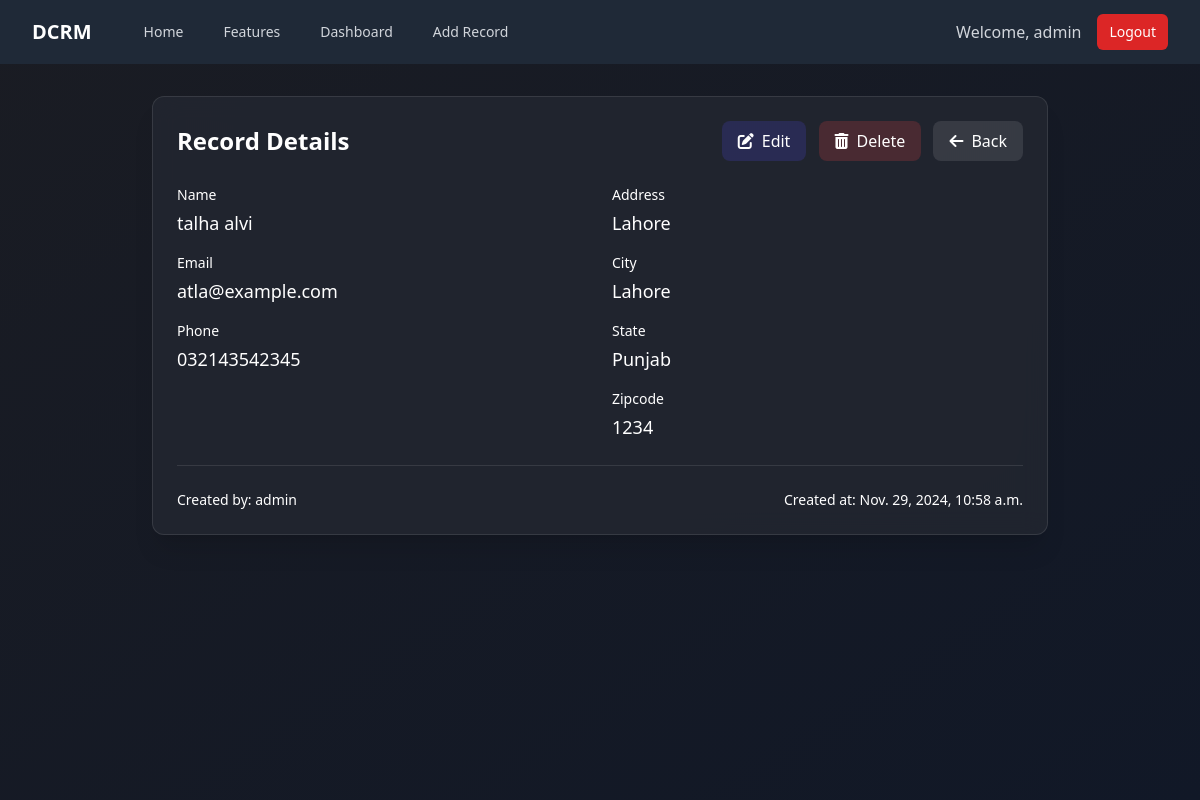
Page /record/1101 (signed in) on the committed database.
### website/models.py (models this page shows, shortened)
class Record(models.Model):
    created_at = models.DateTimeField(auto_now_add=True)
    first_name = models.CharField(max_length=50)
    last_name = models.CharField(max_length=50)
    email = models.CharField(max_length=100)
    phone = models.CharField(max_length=15)
    address = models.CharField(max_length=100)
    city = models.CharField(max_length=50)
    state = models.CharField(max_length=50)
    zipcode = models.CharField(max_length=20)
    created_by = models.ForeignKey(User, on_delete=models.CASCADE)

### website/views.py (the view)
# urls.py: path('record/<int:pk>', views.customer_record, name='record'),
@login_required
def customer_record(request, pk):
    record = get_object_or_404(Record, id=pk)
    return render(request, 'record.html', {'record': record})

### website/templates/record.html
{% extends 'base.html' %}
{% block content %}
<div class="max-w-4xl mx-auto" data-aos="fade-up">
    <div class="bg-card-bg/80 backdrop-blur-md rounded-xl border border-white/10 overflow-hidden shadow-xl">
        <div class="p-6">
            <div class="flex justify-between items-center mb-6">
                <h2 class="text-2xl font-bold text-white">Record Details</h2>
                <div class="space-x-2">
                    {% if record.created_by == user %}
                    <a href="{% url 'update_record' record.id %}" class="inline-flex items-center px-4 py-2 rounded-lg bg-primary/20 hover:bg-primary/30 text-white transition-all duration-300">
                        <i class="fas fa-edit mr-2"></i> Edit
                    </a>
                    <a href="{% url 'delete_record' record.id %}"
                       onclick="return confirm('Are you sure you want to delete this record?')"
                       class="inline-flex items-center px-4 py-2 rounded-lg bg-red-500/20 hover:bg-red-500/30 text-white transition-all duration-300">
                        <i class="fas fa-trash-alt mr-2"></i> Delete
                    </a>
                    {% endif %}
                    <a href="{% url 'home' %}" class="inline-flex items-center px-4 py-2 rounded-lg bg-white/10 hover:bg-white/20 text-white transition-all duration-300">
                        <i class="fas fa-arrow-left mr-2"></i> Back
                    </a>
                </div>
            </div>
            <div class="grid grid-cols-1 md:grid-cols-2 gap-6">
                <div class="space-y-4">
                    <div>
                        <label class="block text-sm font-medium text-white mb-1">Name</label>
                        <p class="text-white text-lg">{{ record.first_name }} {{ record.last_name }}</p>
                    </div>
                    <div>
                        <label class="block text-sm font-medium text-white mb-1">Email</label>
                        <p class="text-white text-lg">{{ record.email }}</p>
                    </div>
                    <div>
                        <label class="block text-sm font-medium text-white mb-1">Phone</label>
                        <p class="text-white text-lg">{{ record.phone }}</p>
                    </div>
                </div>
                <div class="space-y-4">
                    <div>
                        <label class="block text-sm font-medium text-white mb-1">Address</label>
                        <p class="text-white text-lg">{{ record.address }}</p>
                    </div>
                    <div>
                        <label class="block text-sm font-medium text-white mb-1">City</label>
                        <p class="text-white text-lg">{{ record.city }}</p>
                    </div>
                    <div>
                        <label class="block text-sm font-medium text-white mb-1">State</label>
                        <p class="text-white text-lg">{{ record.state }}</p>
                    </div>
                    <div>
                        <label class="block text-sm font-medium text-white mb-1">Zipcode</label>
                        <p class="text-white text-lg">{{ record.zipcode }}</p>
                    </div>
                </div>
            </div>
            <div class="mt-6 pt-6 border-t border-white/10">
                <div class="flex items-center justify-between text-sm text-white">
                    <div>
                        Created by: <span class="text-white">{{ record.created_by.username }}</span>
                    </div>
                    <div>
                        Created at: {{ record.created_at }}
                    </div>
                </div>
            </div>
        </div>
    </div>
</div>
{% endblock %}

### website/templates/base.html (shortened to what this page needs)
{% load static %}
<!DOCTYPE html>
<html lang="en" class="dark">
<head>
    <script src="https://cdn.tailwindcss.com"></script>
    <link rel="stylesheet" href="https://cdnjs.cloudflare.com/ajax/libs/font-awesome/6.0.0/css/all.min.css">
    <link rel="stylesheet" href="https://unpkg.com/aos@next/dist/aos.css" />
    <link rel="stylesheet" href="{% static 'css/main.css' %}">
</head>
<body class="bg-gradient-to-br from-semi-dark to-gray-900 min-h-screen text-gray-200">
    {% include 'navbar.html' %}
    <main class="container mx-auto px-4 py-8">
        <div class="content-wrapper" data-aos="fade-up" data-aos-duration="1000">
            {% block content %}
            {% endblock %}
        </div>
    </main>
</body>
</html>

### website/templates/navbar.html
{% load static %}
<nav class="bg-gray-800">
    <div class="max-w-7xl mx-auto px-4 sm:px-6 lg:px-8">
        <div class="flex items-center justify-between h-16">
            <div class="flex items-center">
                <div class="flex-shrink-0">
                    <a href="{% url 'home' %}" class="text-white font-bold text-xl">DCRM</a>
                </div>
                <div class="hidden md:block">
                    <div class="ml-10 flex items-baseline space-x-4">
                        <a href="{% url 'home' %}"
                            class="text-gray-300 hover:bg-gray-700 hover:text-white px-3 py-2 rounded-md text-sm font-medium">Home</a>
                        <a href="{% url 'features' %}"
                            class="text-gray-300 hover:bg-gray-700 hover:text-white px-3 py-2 rounded-md text-sm font-medium">Features</a>
                        {% if user.is_authenticated %}
                        <a href="{% url 'dashboard' %}"
                            class="text-gray-300 hover:bg-gray-700 hover:text-white px-3 py-2 rounded-md text-sm font-medium">Dashboard</a>
                        <a href="{% url 'add_record' %}"
                            class="text-gray-300 hover:bg-gray-700 hover:text-white px-3 py-2 rounded-md text-sm font-medium">Add
                            Record</a>
                        {% endif %}
                    </div>
                </div>
            </div>
            <div class="hidden md:block">
                <div class="ml-4 flex items-center md:ml-6">
                    {% if user.is_authenticated %}
                    <span class="text-gray-300 mr-4">Welcome, {{ user.username }}</span>
                    <a href="{% url 'logout' %}"
                        class="bg-red-600 hover:bg-red-700 text-white px-3 py-2 rounded-md text-sm font-medium">Logout</a>
                    {% else %}
                    <a href="{% url 'login' %}"
                        class="bg-indigo-600 hover:bg-indigo-700 text-white px-3 py-2 rounded-md text-sm font-medium mr-3">Login</a>
                    <a href="{% url 'register' %}"
                        class="bg-green-600 hover:bg-green-700 text-white px-3 py-2 rounded-md text-sm font-medium">Register</a>
                    {% endif %}
                </div>
            </div>
        </div>
    </div>
</nav>

### website/static/css/main.css (style rules this page uses)
body { @apply bg-darker-bg text-white min-h-screen; }

### rows in the picture
Record: first_name "talha", last_name "alvi", email "atla@example.com", phone "032143542345", address "Lahore", city "Lahore", state "Punjab", zipcode "1234", created_by.username "admin", created_at "Nov. 29, 2024, 10:58 a.m."

### other values in the picture
{{ user.username }} "admin"
